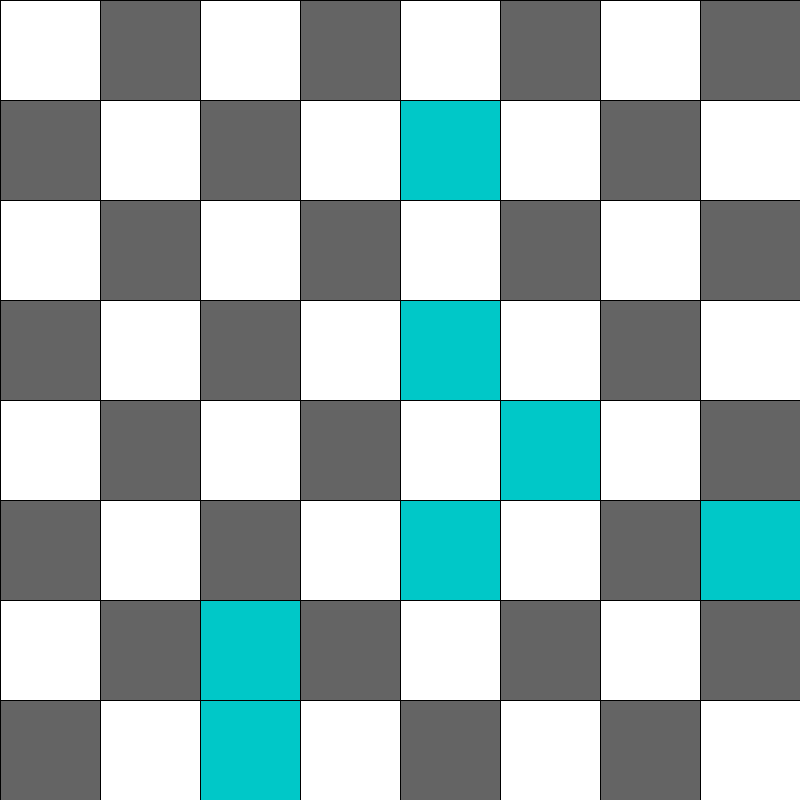
Frame 1 (no input)
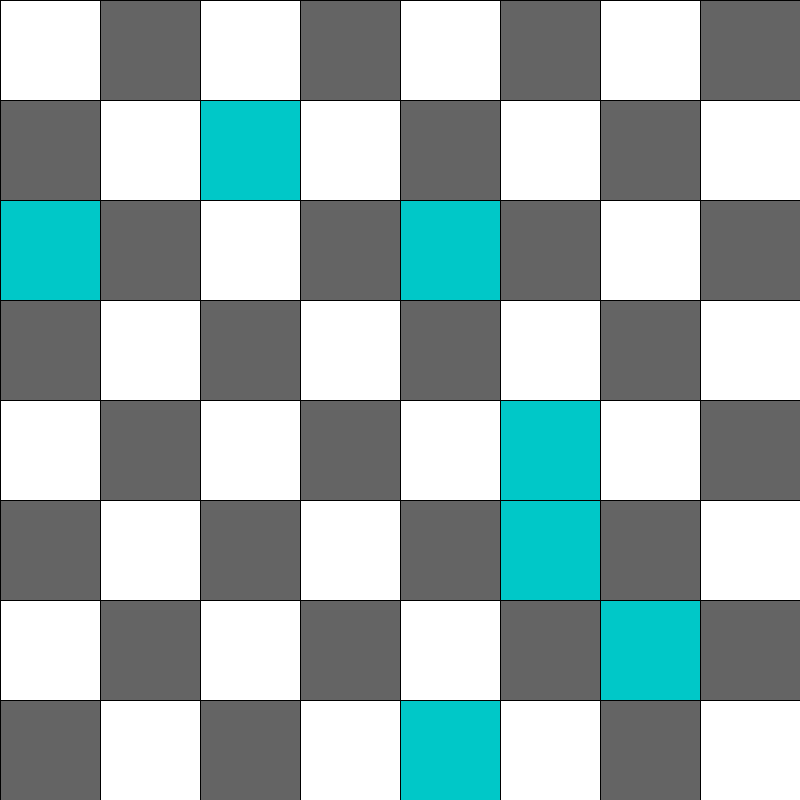
Frame 60 (the mouse pressed at the canvas centre just before this capture)
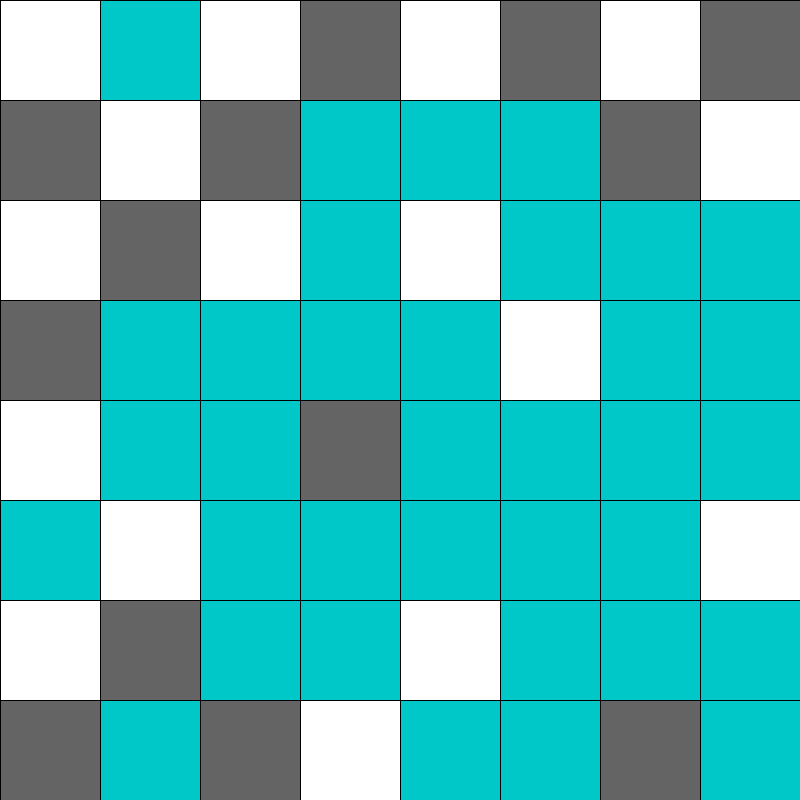
Frame 120 (the mouse held since frame 60 and released just before this capture)

The Processing sketch that drew these frames (run headless with seeded random() and noise(); from frame 60 on, the mouse is pressed at the canvas centre):

// Processing sketch: processing_124799
// ── processing_124799.pde

import java.util.Vector;

public static class globals{
  static boolean visited[][];
  static point2d knightPosition;
  static int attempts = 0;
}

void setup(){
  size(800,800);
  rectMode(CORNER);
//  frameRate(0);
  new movementThread().start();
}

void draw(){
  for(int i=0; i<8; i++)
    for(int j=0; j<8; j++){
      if (globals.visited[i][j] == true)
        fill(0,200,200);
      else if ((i%2 == 1 && j%2 == 0) || (i%2 == 0 && j%2 == 1))
        fill(100);
      else
        fill(255);
      rect(i*100,j*100,100,100);
    }
}

class movementThread extends Thread{
  
  movementThread(){
    globals.visited = new boolean[8][8];
    moveKnight(new point2d((int)random(8),(int)random(8)));
  }
  
  void run(){
    while(true){
      Vector<point2d> availableMoves = getAvailableMoves();
      if (visitedAll() == true){
        println("Attempts: " + (globals.attempts++));
        println("Solution found!");
        delay(9999999);
      }
      else if (availableMoves.size() == 0){
        globals.visited = new boolean[8][8];
        moveKnight(new point2d((int)random(8),(int)random(8)));
        availableMoves = getAvailableMoves();
        println(globals.attempts++);
      }
      moveKnight(availableMoves.elementAt((int)random(availableMoves.size()-1)));
    }
  }
 
  boolean visitedAll(){
     for(int i=0; i<8; i++)
      for(int j=0; j<8; j++)
       if (globals.visited[i][j] == false)
        return false;
      return true; 
  }

  void moveKnight(point2d position){
    globals.knightPosition = position;
    globals.visited[position.x][position.y] = true;
  }

  Vector<point2d> getAvailableMoves(){
    Vector<point2d> availableMoves = new Vector();
    
    point2d possibleMoves[] = new point2d[8];
    possibleMoves[0] = new point2d(1,-2);
    possibleMoves[1] = new point2d(2,-1);
    possibleMoves[2] = new point2d(2,1);
    possibleMoves[3] = new point2d(1,2);
    possibleMoves[4] = new point2d(-1,2);
    possibleMoves[5] = new point2d(-2,1);
    possibleMoves[6] = new point2d(-2,-1);
    possibleMoves[7] = new point2d(-1,-2);
    
    for(int i=0; i < possibleMoves.length; i++){
    
      point2d potentialMove = new point2d(globals.knightPosition.x+possibleMoves[i].x,globals.knightPosition.y+possibleMoves[i].y);
    
      if (potentialMove.x >= 0 && potentialMove.y >= 0 && potentialMove.x < 8 && potentialMove.y < 8)
        if (globals.visited[potentialMove.x][potentialMove.y] == false)
          availableMoves.addElement(potentialMove);
    }
      
    return availableMoves;
  }
  
}

class point2d{
  int x,y;
  point2d(int x, int y){
    this.x = x;
    this.y = y;
  }
  
  String toString(){
    return "point2d "+System.identityHashCode(this)+", x: "+this.x+", y: "+this.y;
  }
}
